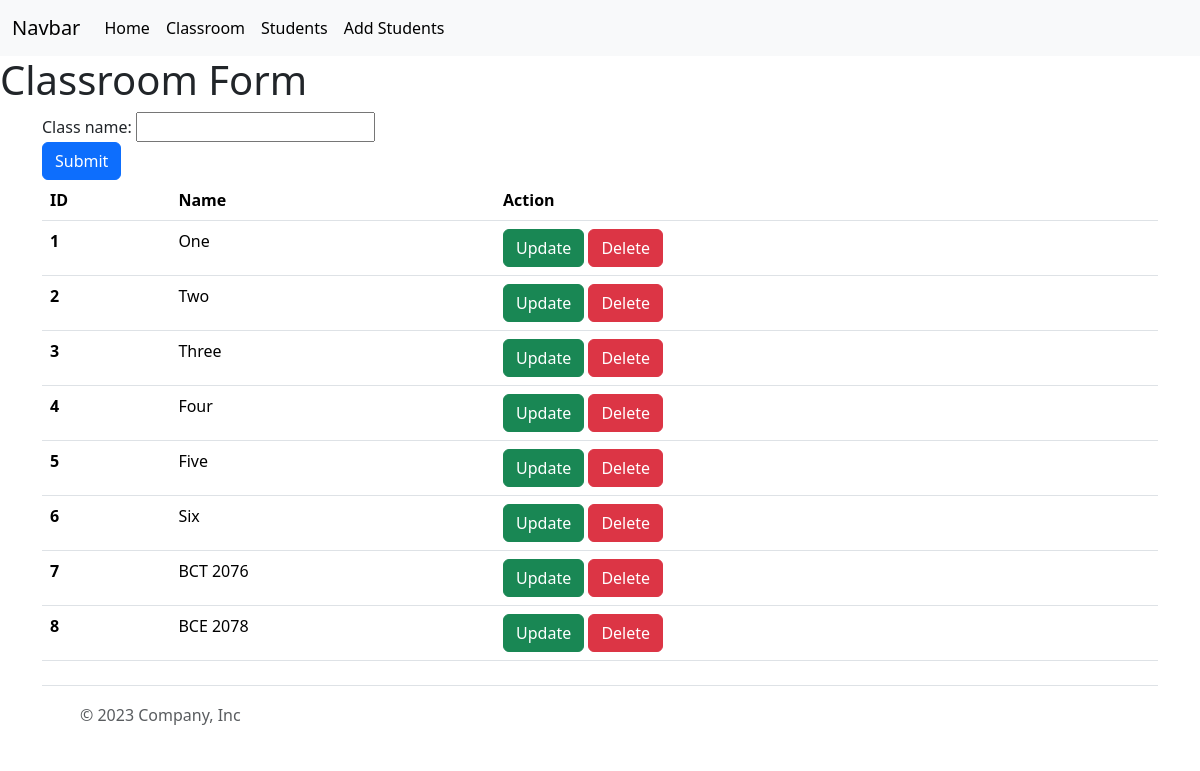
Page /classbased/classroom/ on the committed database.
### myapp/models.py (models this page shows, shortened)
class ClassRoom(models.Model):
    class_name =models.CharField(max_length=20)

### classbased_app/views.py (the view)
# urls.py: path('classroom/',ClassRoomView.as_view(),name='classbased_classroom'),
class ClassRoomView(CreateView):
    form_class=ClassRoomModelForms
    template_name='classbased/classroom_add.html'
    queryset=ClassRoom.objects.all() #context ko value ko kaam garxa automatically
    success_url=reverse_lazy('classbased_classroom')#to redirect to this page after form has been submitted and data has been written in the database
    def get_context_data(self, **kwargs):
        context=super().get_context_data()
        context['classrooms']=ClassRoom.objects.all()
        return context

### classbased_app/forms.py
class ClassRoomModelForms(forms.ModelForm):
    class Meta:
        model=ClassRoom
        fields=["class_name",]

### templates/classbased/classroom_add.html (shortened to what this page needs)
{% extends "classbased/base.html" %}
{% block content %}
<h1>Classroom Form</h1>
<div class="container">
    <form method='post' action={% url "classbased_classroom" %}> {% comment %} method = post le server ma data pathaune kaam garxa ani action le chai submit vayesi typ url ma lagdine kaam garxa{% endcomment %}
        {{ form }} {% comment %} yo form chai sidhai forms.py ma vako classname lai dekhauxa{% endcomment %}
        <button type="submit" class="btn btn-primary">Submit</button>
</div>
<div class="container" align='center'>
    <table class="table" >
        <thead>
          <tr>
            <th scope="col">ID</th>
            <th scope="col">Name</th>
            <th scope="col">Action</th>
          </tr>
        </thead>
        <tbody>
            {% for classroom in classrooms %}
            <tr>
                <th scope="row">{{ classroom.id }}</th>
                <td>{{ classroom.class_name }}</td>
                <td>
                    <a class="btn btn-success" href="{% url "classbased_updateclass" classroom.id%}">Update</a>
                    <a class="btn btn-danger"href="{% url "classbased_deleteclass" classroom.id%}">Delete</a>
                  </td>
              </tr>
            {% endfor %}
        </tbody>
      </table>
</div>
{% endblock content %}

### rows in the picture
ClassRoom: id "1", class_name "One"
ClassRoom: id "2", class_name "Two"
ClassRoom: id "3", class_name "Three"
ClassRoom: id "4", class_name "Four"
ClassRoom: id "5", class_name "Five"
ClassRoom: id "6", class_name "Six"
ClassRoom: id "7", class_name "BCT 2076"
ClassRoom: id "8", class_name "BCE 2078"
